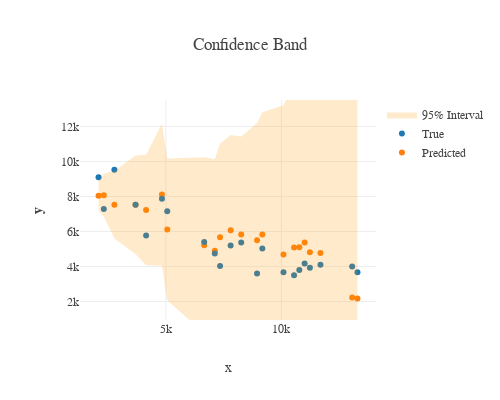
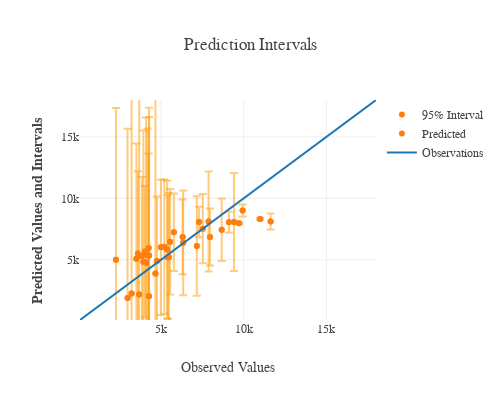
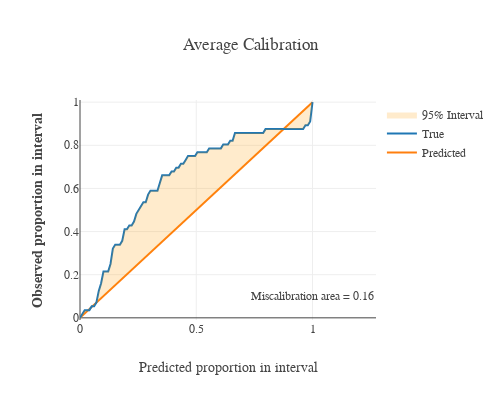
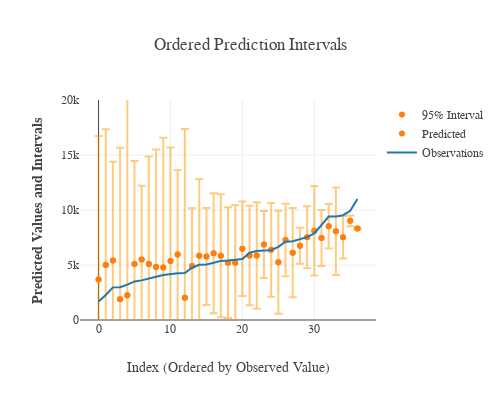

Source (notebook cell) for these figures, in order:
### Code cell
bounds = [np.min(predictions) / 2, np.max(predictions) * 1.5]
x = np.linspace(bounds[0], bounds[1], len(y))

# Make xy plot
uviz.plotly_xy(predictions, predictions_std, y, x, n_subset=int(len(y) / 2.5), ylims=bounds)
uviz.plotly_intervals(predictions, predictions_std, y, n_subset=int(len(y) / 1.5), ylims=[100, 18000])
uviz.plotly_calibration(predictions, predictions_std, y)
uviz.plotly_intervals_ordered(predictions, predictions_std, y, n_subset=int(len(y) / 1.5), ylims=[0, 20000])
